Frame 1 (no input): blank canvas, image omitted
Frame 60 (no input): blank canvas, image omitted
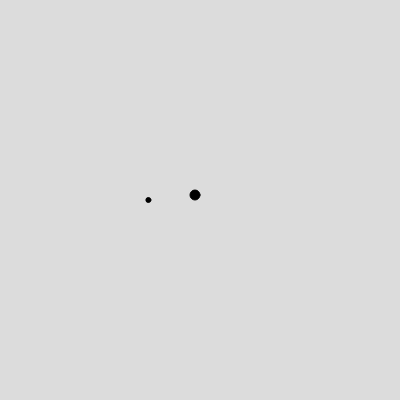
Frame 120 (the mouse pressed at the canvas centre since frame 60)

The p5.js sketch whose frames 1 and 60 were blank and that drew this single picture after the mouse press (run headless with seeded random() and noise() and a simulated clock; from frame 60 on, the mouse is pressed at the canvas centre):

// p5.js sketch
// ── sketch.js
function setup() {
  createCanvas(400, 400);
}
var xSpeed1=0.1;
var xSpeed2=0; 
var x = 200;
function draw() {
  background(220);
	fill(0,0,0);
	ellipse(mouseX - 5,mouseY - 5,10,10);
	ellipse(x,200,5,5);
	xSpeed2 += xSpeed1;
	x += xSpeed2;
	if (x > 250) {
		xSpeed1 = -0.1;
	}
	if (x < 150) {
		xSpeed1 = 0.1;
	}
}

// ── style.css
html, body {
  margin: Auto;
  padding: 15px;
  border: 5px double rgb(255, 100, 50);
}
